Frame 1 (no input): blank canvas, image omitted
Frame 60 (the mouse pressed at the canvas centre just before this capture): blank canvas, image omitted
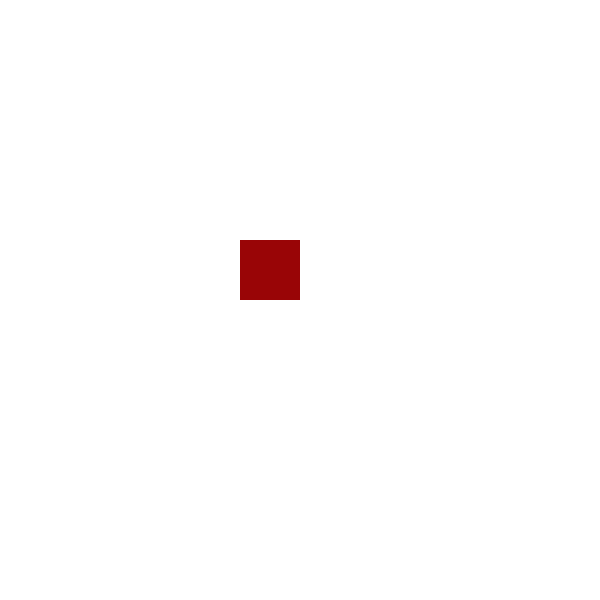
Frame 120 (the mouse held since frame 60 and released just before this capture)

The Processing sketch whose frames 1 and 60 were blank and that drew this single picture after the mouse press (run headless with seeded random() and noise(); from frame 60 on, the mouse is pressed at the canvas centre):

// Processing sketch: week1_reviewQ3
// ── week1_reviewQ3.pde
//2D array
//color
//size
//conditional to see if we're clicking on the square (mousePressed)
//boolean 2d array

int num = 10; //refer to number of rows and columns
color c [][]; //2 brackets in a row means 2d array
boolean clicked[][];
int size;

void setup() {
  size(600, 600);
  noStroke();
  size = width/num; //size = 60

  c = new color [num][num]; //setting up size of array
  clicked = new boolean [num][num];

  for (int i=0; i<num; i++) {
    for (int j=0; j<num; j++) {
      c[i][j] = color(random(0, 255), random(0, 255), random(0, 255));
      clicked[i][j] = false;
    }
  }
}

void draw() {
  background(255);
  for (int i=0; i<num; i++) {
    for (int j=0; j<num; j++) {
      if (mouseX>i*size && mouseX<=(i+1)*size 
        && mouseY>j*size && mouseY<=(j+1)*size
        && mousePressed) {
        clicked[i][j] = true;
      }

      if (clicked[i][j]) {
        fill(c[i][j]);
      } else {
        fill(255);
      }

      rect(i*size, j*size, size, size);
    }
  }
}
